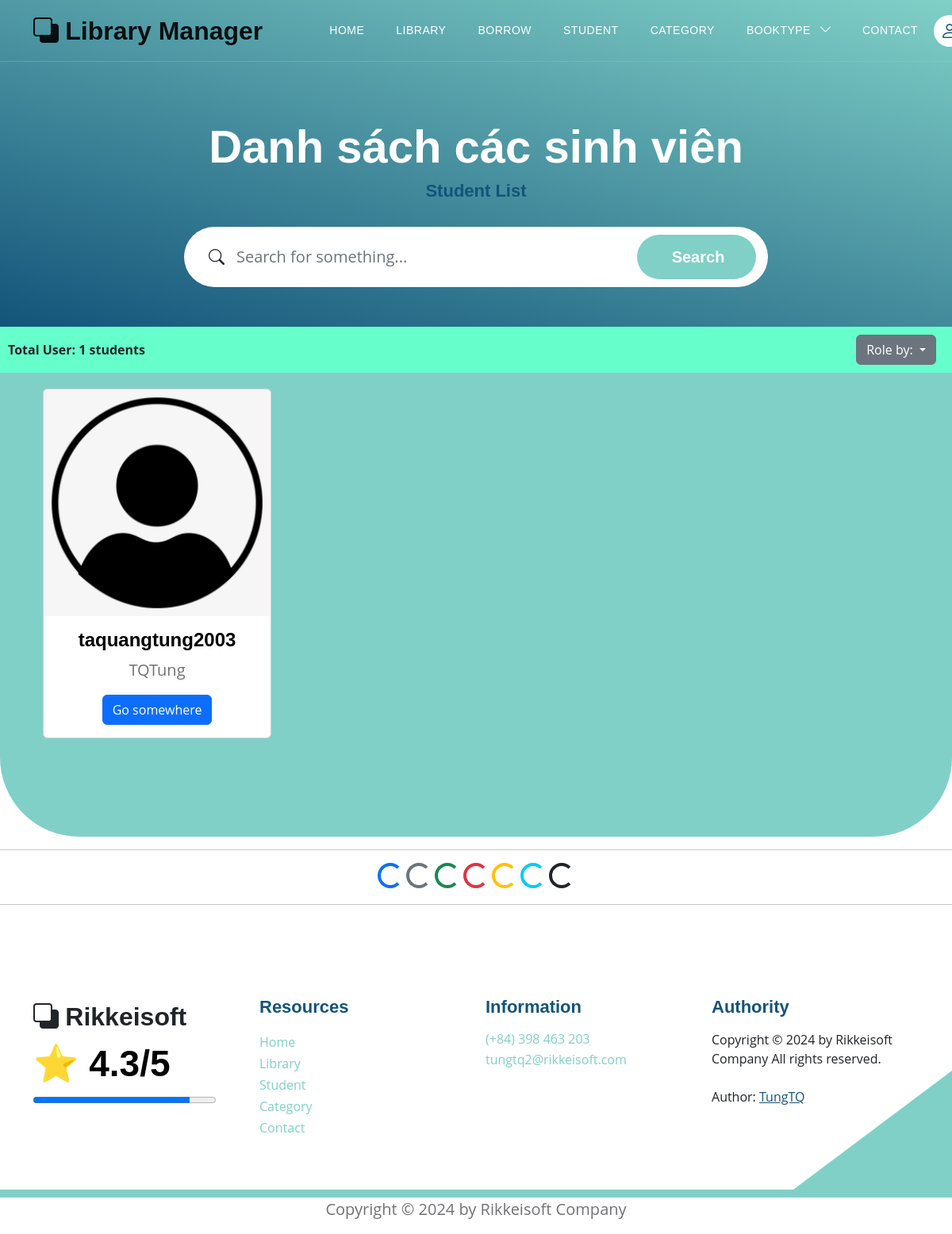
Page /users/sort_user?choice=Admin on the earlier database version.
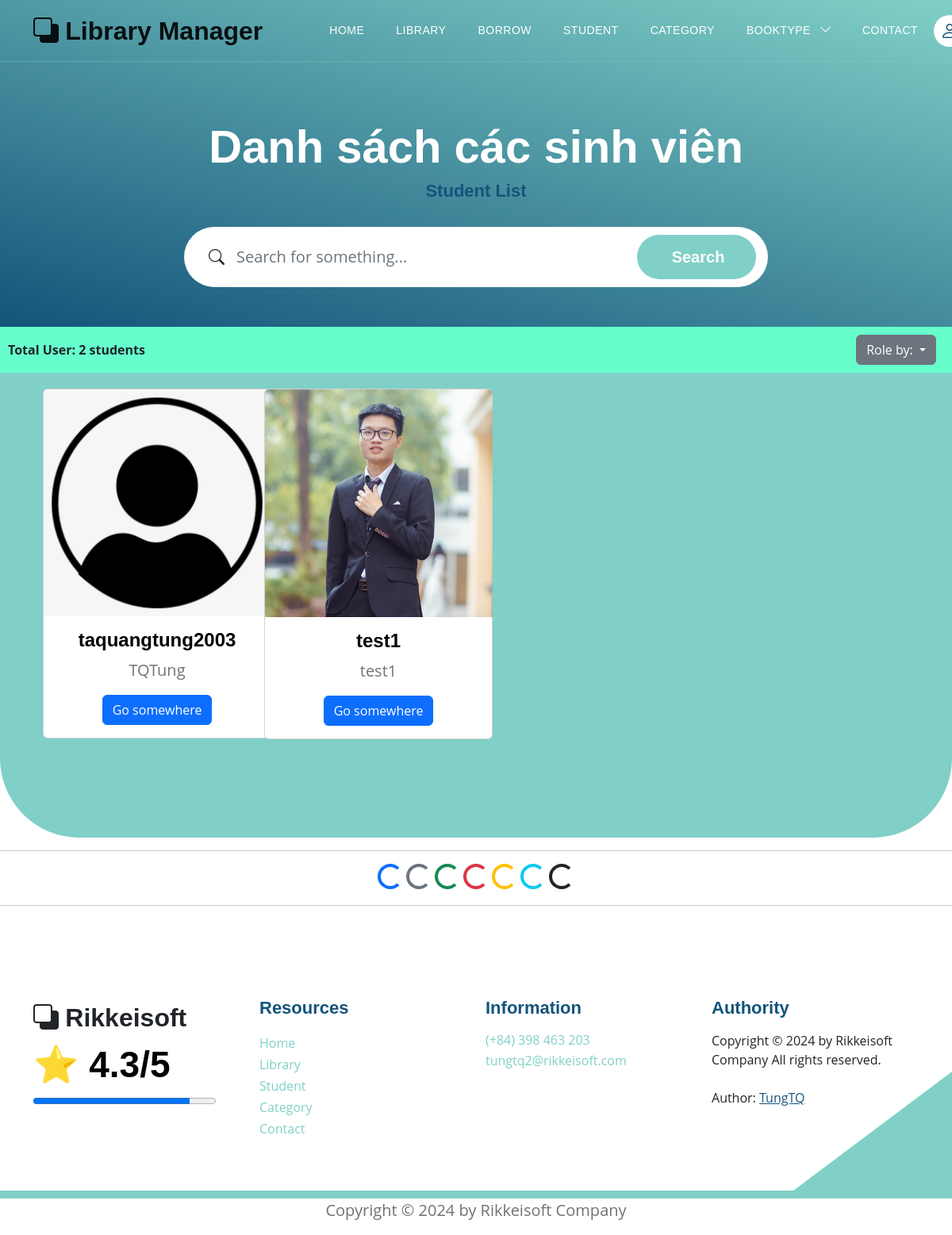
Same page on the later database version.
### models.py (models this page shows)
class User(Base):
    __tablename__ = 'users'
    username = Column(String(30), primary_key=True, unique=True, index=True)
    fullname = Column(String(100), index=True)
    email = Column(String(100), index=True)
    password = Column(String(100), index=True)
    role = Column(Integer, index=True)
    delete_flag = Column(Integer, index=True)
    avatar = Column(String(500), index=True, nullable=True)     # Trường thông tin avatar
    books = relationship("Book", back_populates="user")
    comments = relationship("CommentBook", back_populates="usercomment")

### routers/student.py (the view)
@router.get('/users/sort_user', response_class=HTMLResponse)
async def search_student_role(choice: str, request: Request, db: Session = Depends(models.get_db)):
    mean_star = function.get_mean_star(db)
    all_category2 = db.query(models.Category).filter(models.Category.delete_flag != 1).all()
    if choice == "SuperAdmin":
        this_user = db.query(models.User).filter(models.User.role == 2)
    elif choice == "Admin":
        this_user = db.query(models.User).filter(models.User.role == 1)
    elif choice == "User":
        this_user = db.query(models.User).filter(models.User.role == 0)
    this_user = this_user.filter(models.User.delete_flag != 1).order_by(models.User.username).all()
    total_this_user = len(this_user)
    return templates.TemplateResponse("students/student_role.html", {
        "request": request,
        "this_user": this_user,
        "total_this_user": total_this_user,
        "mean_star": mean_star,
        "all_category2": all_category2})

### templates/students/student_role.html (shortened to what this page needs)
{% extends "base.html" %}
{% block content %}
<section class="hero-section d-flex justify-content-center align-items-center" id="section_1"
    style="padding-bottom: 50px;">
    <div class="container">
        <div class="row">
            <div class="col-lg-8 col-12 mx-auto">
                <h1 class="text-white text-center"> Danh sách các sinh viên </h1>
                <h6 class="text-center"> Student List </h6>
                <form action="/users/search_students" method="get" class="custom-form mt-4 pt-2 mb-lg-0 mb-5"
                    role="search">
                    <div class="input-group input-group-lg">
                        <span class="input-group-text bi-search" id="basic-addon1">
                        </span>
                        <input name="searching" type="search" class="form-control" id="searching"
                            placeholder="Search for something..." aria-label="Search">
                        <button type="submit" class="form-control">Search</button>
                    </div>
                </form>
            </div>
        </div>
    </div>
</section>
<div style="display: flex; justify-content: space-between; align-items: center; background-color: #66FFCC; padding: 10px;">
    <div class="col-md-6">
        <div class="dataTables_length" id="DataTables_Table_0_length">
            <label> <b>Total User: {{total_this_user}} students</b></label>
        </div>
    </div>
    <div class="dropdown" style="padding-right: 10px;">
        <button class="btn btn-secondary dropdown-toggle" type="button" data-bs-toggle="dropdown" aria-expanded="false">
            Role by:
        </button>
    </div>
</div>
<section class="featured-section" style="padding-top: 10px">
    <div class="container">
        <div class="container text-center bg-body-secondary">
            <div style="padding-top: 110px;">
                <div class="row">
                    {% for student in this_user %}
                    <div class="col-md-6 col-lg-4 col-xl-3 mb-4">
                        <div class="card" style="width: 18rem;">
                            {% if student.avatar %}
                                <img src="/static/media/{{student.avatar}}" class="card-img-top"
                                alt="https://placehold.co/200x150"
                                style="object-fit: cover; width:287px; height: 287px;
                                    transition: transform 0.3s ease-in-out, filter 0.3s ease-in-out;"
                                onmouseover="this.style.transform='scale(1.1)'; this.style.filter='brightness(80%)';"
                                onmouseout="this.style.transform='scale(1)'; this.style.filter='brightness(100%)';">
                            {% else %}
                                <img src="/static/images/default_avatar.png" class="card-img-top"
                                alt="https://placehold.co/200x150"
                                style="transition: transform 0.3s ease-in-out, filter 0.3s ease-in-out;"
                                onmouseover="this.style.transform='scale(1.1)'; this.style.filter='brightness(80%)';"
                                onmouseout="this.style.transform='scale(1)'; this.style.filter='brightness(100%)';">
                            {% endif %}
                            <div class="card-body">
                                <h5 class="card-title"> {{student.username}} </h5>
                                <p class="card-text"> {{student.fullname}} </p>
                                {% if request.cookies.get('token') %}
                                <div class="btn-group mt-auto" role="group" aria-label="Button Click">
                                    <a href="detail_student?username_choice={{student.username}}" class="btn btn-primary"> Show Infor </a>
                                    <a href="get_admin?finded_username={{student.username}}" class="btn btn-warning"> Change Rule </a>
                                </div>
                                {% else %}
                                <a href="detail_student?username_choice={{student.username}}" class="btn btn-primary">Go somewhere</a>
                                {% endif %}
                            </div>
                        </div>
                    </div>
                    {% endfor %}
                </div>
            </div>
        </div>
    </div>
</section>
<hr>
<div style="text-align: center;">
    <div class="spinner-border text-primary" role="status">
    </div>
    <div class="spinner-border text-secondary" role="status">
    </div>
    <div class="spinner-border text-success" role="status">
    </div>
    <div class="spinner-border text-danger" role="status">
    </div>
    <div class="spinner-border text-warning" role="status">
    </div>
    <div class="spinner-border text-info" role="status">
    </div>
    <div class="spinner-border text-dark" role="status">
    </div>
</div>
<hr>
{% endblock content %}

### templates/base.html (shortened to what this page needs)
<!DOCTYPE html>
<html lang="en">
<head>
    <link href="/static/css/bootstrap.min.css" rel="stylesheet">
    <link href="/static/css/bootstrap-icons.css" rel="stylesheet">
    <link href="/static/css/templatemo-topic-listing.css" rel="stylesheet">
</head>
<body id="top">
    <main>
        <div id="sticky-wrapper" class="sticky-wrapper" style="height: 78px;">
            <nav class="navbar navbar-expand-lg bg-body-tertiary">
                <div class="container">
                    <a class="navbar-brand" href="/">
                        <i class="bi-back"></i>
                        <span> Library Manager </span>
                    </a>
                    <div class="collapse navbar-collapse" id="navbarNav">
                        <ul class="navbar-nav ms-lg-5 me-lg-auto">
                            <li class="nav-item">
                                <a class="nav-link click-scroll" href="/"> Home </a>
                            </li>
                            <li class="nav-item">
                                <a class="nav-link click-scroll" href="/books?bookview=0"> Library </a>
                            </li>
                            <li class="nav-item">
                                <a class="nav-link click-scroll" href="/books/all_borrowed_book"> Borrow </a>
                            </li>
                            <li class="nav-item">
                                <a class="nav-link click-scroll" href="/users"> Student </a>
                            </li>
                            <li class="nav-item">
                                <a class="nav-link click-scroll" href="/category_books"> Category </a>
                            </li>
                            <li class="nav-item dropdown">
                                <a class="nav-link dropdown-toggle" id="navbarDropdownMenuLink" role="button" data-toggle="dropdown" aria-haspopup="true" aria-expanded="false">
                                  BookType
                                </a>
                            </li>
                            <li class="nav-item">
                                <a class="nav-link click-scroll" href="/contact"> Contact </a>
                            </li>
                        </ul>
                        <div class="d-none d-lg-block">
                            {% if request.cookies.get('token') %}
                            <div class="dropdown">
                                <button class="btn btn-secondary dropdown-toggle" type="button"
                                    data-bs-toggle="dropdown" aria-expanded="false">
                                    <a href="/profile" class="navbar-icon bi-person smoothscroll"> </a> {{request.cookies.get('username')}}
                                </button>
                                <ul class="dropdown-menu">
                                    <li> <a href="/profile" class="navbar-icon bi-person smoothscroll"> </a> {{
                                        request.cookies.get('username') }}</li>
                                    <li><a class="dropdown-item" href="/logout"> Logout </a></li>
                                </ul>
                            </div>
                            {% else %}
                            <a href="/login" class="navbar-icon bi-person smoothscroll"></a>
                            {% endif %}
                        </div>
                    </div>
                </div>
            </nav>
        </div>
    </main>
    {% block content %}{% endblock content %}
</body>
<footer class="site-footer section-padding">
    <div class="container">
        <div class="row">
            <div class="col-lg-3 col-12 mb-4 pb-2">
                <a class="navbar-brand mb-2" href="/">
                    <i class="bi-back"></i>
                    <span> Rikkeisoft </span>
                </a>
                <h2>⭐ {{mean_star}}/5 </h2>
                <progress max="100" value="{{ mean_star*20 }}" style="width: 230px;"></progress>
            </div>
            <div class="col-lg-3 col-md-4 col-6">
                <h6 class="site-footer-title mb-3">Resources</h6>
                <ul class="site-footer-links">
                    <li class="site-footer-link-item">
                        <a href="/" class="site-footer-link"> Home </a>
                    </li>
                    <li class="site-footer-link-item">
                        <a href="/books?bookview=0" class="site-footer-link"> Library </a>
                    </li>
                    <li class="site-footer-link-item">
                        <a href="/users" class="site-footer-link"> Student </a>
                    </li>
                    <li class="site-footer-link-item">
                        <a href="/category_books" class="site-footer-link"> Category </a>
                    </li>
                    <li class="site-footer-link-item">
                        <a href="/contact" class="site-footer-link"> Contact </a>
                    </li>
                </ul>
            </div>
            <div class="col-lg-3 col-md-4 col-6 mb-4 mb-lg-0">
                <h6 class="site-footer-title mb-3"> Information </h6>
                <p class="text-white d-flex mb-1">
                    <a href="tel: 0398463203" class="site-footer-link">
                        (+84) 398 463 203
                    </a>
                </p>
                <p class="text-white d-flex">
                    <a href="mailto:tungtq2@rikkeisoft.com" class="site-footer-link">
                        tungtq2@rikkeisoft.com
                    </a>
                </p>
            </div>
            <div class="col-lg-3 col-md-4 col-12 mt-4 mt-lg-0 ms-auto">
                <h6 class="site-footer-title mb-3"> Authority </h6>
                Copyright © 2024 by Rikkeisoft Company All rights reserved.
                <br><br> Author: <a rel="nofollow" href="https://github.com/pisceskibo" target="_blank"> <u> TungTQ </u>
                </a>
            </div>
        </div>
    </div>
</footer>
<p style="text-align: center;"> Copyright © 2024 by Rikkeisoft Company </p>
</html>

Differences in the rows shown:
now on this page (row edited): User: avatar (picture), username "test1", fullname "test1"
Other differences:
{{ total_this_user }}: "1" → "2"
